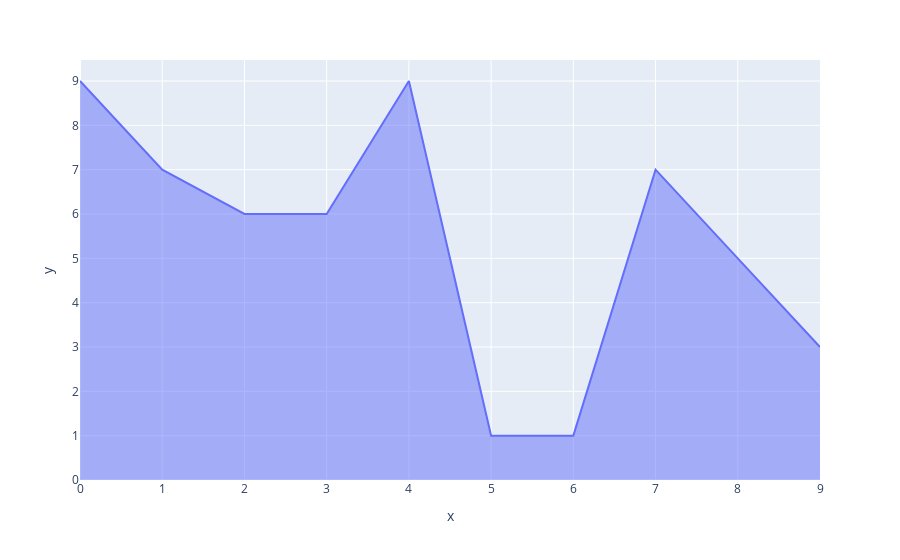

Here is the notebook cell this chart was saved with:
### Code cell
px.area(x=x, y=y)

### Figure 1 — Plotly figure (JSON) as saved in the notebook; plotly's stock layout.template omitted (floating-point values rounded to 4 significant figures)
{"data": [{"fillpattern": {"shape": ""}, "hovertemplate": "x=%{x}<br>y=%{y}<extra></extra>", "legendgroup": "", "line": {"color": "#636efa"}, "marker": {"symbol": "circle"}, "mode": "lines", "name": "", "orientation": "v", "showlegend": false, "stackgroup": "1", "type": "scatter", "x": [0, 1, 2, 3, 4, 5, 6, 7, 8, 9], "xaxis": "x", "y": [9, 7, 6, 6, 9, 1, 1, 7, 5, 3], "yaxis": "y"}], "layout": {"legend": {"tracegroupgap": 0}, "margin": {"t": 60}, "xaxis": {"anchor": "y", "domain": [0, 1], "title": {"text": "x"}}, "yaxis": {"anchor": "x", "domain": [0, 1], "title": {"text": "y"}}}}
